Frame 1 (no input): blank canvas, image omitted
Frame 60 (no input): blank canvas, image omitted
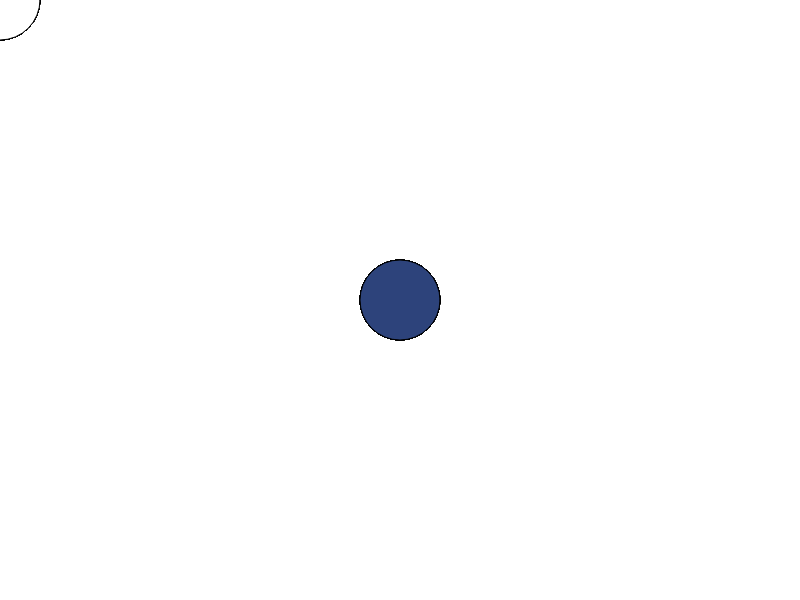
Frame 120 (the mouse pressed at the canvas centre since frame 60)

The p5.js sketch whose frames 1 and 60 were blank and that drew this single picture after the mouse press (run headless with seeded random() and noise() and a simulated clock; from frame 60 on, the mouse is pressed at the canvas centre):

// p5.js sketch
// ── sketch.js
function setup() {
  createCanvas(800, 600);
}

function draw() {
  if (mouseIsPressed) {
    fill(color(45,67,123));
  }
  else {
    fill(255);
  }

  ellipse(mouseX, mouseY, 80, 80);
}
